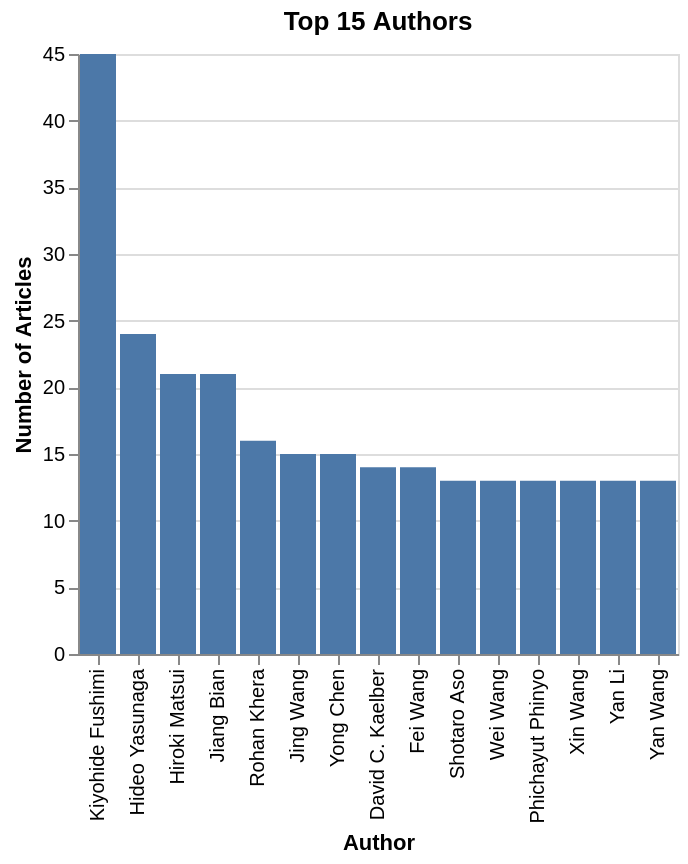

Notebook source saved alongside this figure:
### Code cell
(
    alt.Chart(top_authors)
    .mark_bar()
    .encode(
        x=alt.X(
            "author_full_name:O",
            title="Author",
            sort=alt.SortField("count", order="descending"),
        ),
        y=alt.Y("count:Q", title="Number of Articles"),
    )
    .properties(title="Top 15 Authors")
)

### Figure 1 — Vega-Lite specification as saved in the notebook (floating-point values rounded to 4 significant figures)
{"config": {"view": {"continuousWidth": 300, "continuousHeight": 300}}, "data": {"name": "data-2e5fc52222580ab0934668aba18f0377"}, "mark": {"type": "bar"}, "encoding": {"x": {"field": "author_full_name", "sort": {"field": "count", "order": "descending"}, "title": "Author", "type": "ordinal"}, "y": {"field": "count", "title": "Number of Articles", "type": "quantitative"}}, "title": "Top 15 Authors", "$schema": "https://vega.github.io/schema/vega-lite/v6.1.0.json", "datasets": {"data-2e5fc52222580ab0934668aba18f0377": [{"author_full_name": "Kiyohide Fushimi", "count": 45}, {"author_full_name": "Hideo Yasunaga", "count": 24}, {"author_full_name": "Hiroki Matsui", "count": 21}, {"author_full_name": "Jiang Bian", "count": 21}, {"author_full_name": "Rohan Khera", "count": 16}, {"author_full_name": "Jing Wang", "count": 15}, {"author_full_name": "Yong Chen", "count": 15}, {"author_full_name": "David C. Kaelber", "count": 14}, {"author_full_name": "Fei Wang", "count": 14}, {"author_full_name": "Shotaro Aso", "count": 13}, {"author_full_name": "Wei Wang", "count": 13}, {"author_full_name": "Phichayut Phinyo", "count": 13}, {"author_full_name": "Xin Wang", "count": 13}, {"author_full_name": "Yan Li", "count": 13}, {"author_full_name": "Yan Wang", "count": 13}]}}
